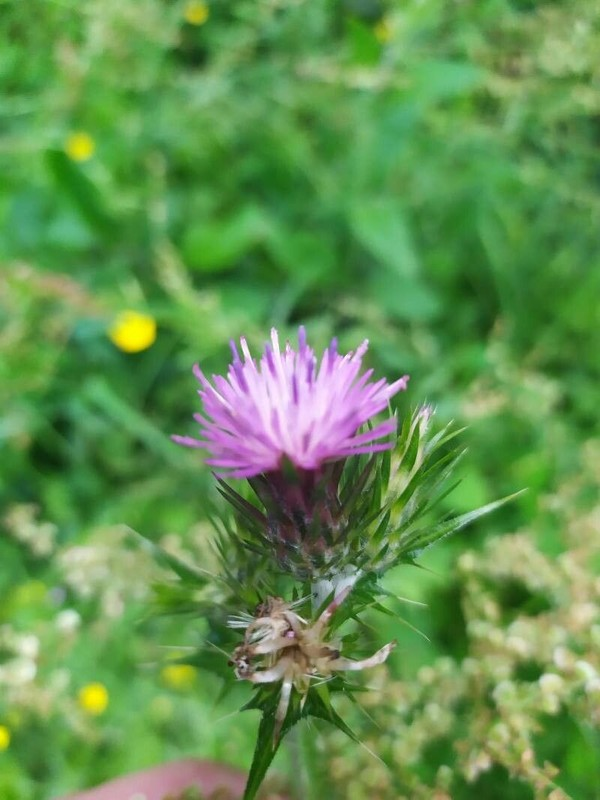
#> input picture assets/model_check/ref_01.jpg, 600 x 800 px, found by its file name
$ python make_stage_expectations.py ../../assets/model_check/synthetic_12mp.jpg ../../assets/model_check/ref_01.jpg
#> lines starting #> are read from the running program, lines starting #| are printed output that depends on the picture
#!/usr/bin/env python3
"""Stage-by-stage expectations for the on-phone correctness check (DIAGNOSTIC ONLY).

The pass/fail criteria of the measurement round come from the thesis' own reference file,
assets/model_check/phone_reference.json (generated on the VPS by ml-pipeline/arm2_phone_reference.py).
That file only says WHETHER the app's pipeline matches. This script adds the information needed to say
WHERE it differs if it does not: exact checksums after every stage of the reference preprocessing
(the verbatim copy of ml-pipeline/export_arm2.app_load below), so the app can report
"decoder identical / resample identical / crop identical" instead of a bare FAIL.

It also writes the synthetic 12-megapixel JPEG used for the large-image memory reading (René's request,
2026-10-09): ref_01 rotated to landscape, upscaled to the Galaxy S22's default 4000 x 3000 photo size,
with deterministic grain so the file compresses like a real camera photograph. It is a memory stimulus,
not a plant photograph the model was evaluated on.

Usage (from an empty working directory):
    python3 tools/model_check/make_stage_expectations.py <assets/model_check dir> <model .tflite>

Requires numpy, Pillow and ai-edge-litert. Re-running with the same library versions reproduces the
same bytes; the versions used are recorded in the output.
"""
import datetime
import hashlib
import json
import os
import platform
import sys

import numpy as np
from PIL import Image, features

SIZE = 224


def sha256_bytes(b):
    return hashlib.sha256(b).hexdigest()


def sha256_file(p):
    with open(p, "rb") as f:
        return sha256_bytes(f.read())


def stage(arr):
    """Checksums of an HxWx3 uint8 array, in row-major RGB order (what the app hashes too)."""
    a = np.ascontiguousarray(arr, dtype=np.uint8)
    return {"width": int(a.shape[1]), "height": int(a.shape[0]),
            "channel_sums_rgb": [int(a[:, :, c].sum(dtype=np.int64)) for c in range(3)],
            "sha256_rgb": sha256_bytes(a.tobytes())}


def reference_stages(path):
    """export_arm2.app_load, verbatim, with the intermediate images kept."""
    im = Image.open(path).convert("RGB")
    decoded = np.asarray(im)
    w, h = im.size
    s = SIZE / min(w, h)
    target = (max(SIZE, round(w * s)), max(SIZE, round(h * s)))
    im = im.resize(target, Image.BILINEAR)
    resized = np.asarray(im)
    w, h = im.size
    l, t = (w - SIZE) // 2, (h - SIZE) // 2
    im = im.crop((l, t, l + SIZE, t + SIZE))
    cropped = np.asarray(im)
    x = (np.asarray(im, dtype=np.float32) / 255.0)[None]
    return decoded, target, (l, t), resized, cropped, x


def make_synthetic_12mp(src_jpg, out_jpg):
    im = Image.open(src_jpg).convert("RGB").transpose(Image.Transpose.ROTATE_90)  # 600x800 -> 800x600
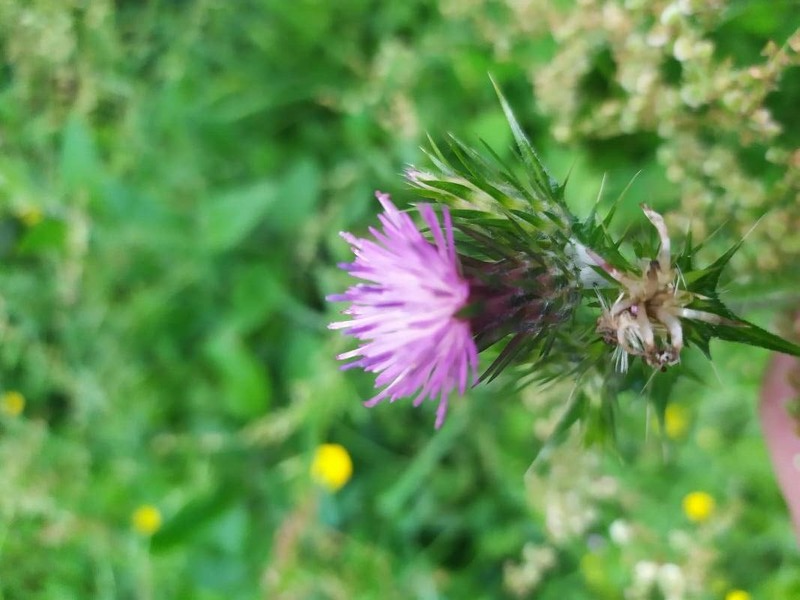
#> im: PIL image 800x600 RGB; mean R, G, B 98.9, 145.2, 80.3
    im = im.resize((4000, 3000), Image.BICUBIC)
#> im: PIL image 4000x3000 RGB
    a = np.asarray(im).astype(np.int16)
    rng = np.random.default_rng(20261009)
    a = np.clip(a + np.rint(rng.normal(0.0, 6.0, a.shape)).astype(np.int16), 0, 255).astype(np.uint8)
    # Baseline, 4:2:0, quality 92 — the common shape of a phone-camera JPEG. No EXIF, no ICC.
    Image.fromarray(a).save(out_jpg, format="JPEG", quality=92, subsampling=2, optimize=False,
                            progressive=False)


def main():
    check_dir, model = sys.argv[1], sys.argv[2]
    from ai_edge_litert.interpreter import Interpreter, OpResolverType
    import importlib.metadata as md

    synth = os.path.join(check_dir, "synthetic_12mp.jpg")
    make_synthetic_12mp(os.path.join(check_dir, "ref_01.jpg"), synth)

    runners = {}
    for name, resolver in [("auto", OpResolverType.AUTO),
                           ("builtin_without_default_delegates",
                            OpResolverType.BUILTIN_WITHOUT_DEFAULT_DELEGATES)]:
        it = Interpreter(model_path=model, num_threads=1, experimental_op_resolver_type=resolver)
        it.allocate_tensors()
        runners[name] = it

    def run(it, x):
        it.set_tensor(it.get_input_details()[0]["index"], x)
        it.invoke()
        return it.get_tensor(it.get_output_details()[0]["index"]).ravel()

    images = [f"ref_0{k}.jpg" for k in range(1, 6)] + ["synthetic_12mp.jpg"]
    cases = []
    for name in images:
        p = os.path.join(check_dir, name)
        decoded, target, offset, resized, cropped, x = reference_stages(p)
        outputs = {}
        for rname, it in runners.items():
            y = run(it, x)
            top = np.argsort(-y)[:5]
            outputs[rname] = [{"index": int(i), "logit": round(float(y[i]), 4)} for i in top]
        cases.append({
            "image": name,
            "file": {"sha256": sha256_file(p), "bytes": os.path.getsize(p)},
            "decoded": stage(decoded),
            "target_size": list(target),
            "crop_offset_left_top": list(offset),
            "resized": stage(resized),
            "cropped": stage(cropped),
            "input_channel_means_rgb": [float(x[0, :, :, c].astype(np.float64).mean()) for c in range(3)],
            "top5_by_resolver": outputs,
        })
        print(f"{name:<20} {decoded.shape[1]}x{decoded.shape[0]} -> {target[0]}x{target[1]}  "
              f"top-1 {outputs['auto'][0]['index']}")

    res = {
        "what": "DIAGNOSTIC stage checksums of the reference preprocessing (export_arm2.app_load). "
                "Pass/fail of the measurement round is decided against phone_reference.json, not this file.",
        "generated_utc": datetime.datetime.now(datetime.timezone.utc).isoformat(timespec="seconds"),
        "script": {"path": "tools/model_check/make_stage_expectations.py",
                   "sha256": sha256_file(os.path.abspath(__file__))},
        "model": {"sha256": sha256_file(model), "bytes": os.path.getsize(model)},
        "hash_convention": "sha256 over the HxWx3 uint8 RGB bytes in row-major order (no alpha, no padding)",
        "environment": {
            "python": platform.python_version(),
            "numpy": np.__version__,
            "pillow": Image.__version__,
            "libjpeg_turbo": features.version("libjpeg_turbo"),
            "ai_edge_litert": md.version("ai-edge-litert"),
            "platform": platform.platform(),
        },
        "synthetic_12mp": {
            "recipe": "ref_01.jpg -> ROTATE_90 (800x600) -> BICUBIC resize 4000x3000 -> + round(N(0,6)) grain "
                      "(numpy default_rng seed 20261009), clipped -> JPEG quality 92, 4:2:0, baseline, no EXIF/ICC",
            "purpose": "memory stimulus of camera-photo size for the large-image reading; not an evaluation image",
        },
        "cases": cases,
    }
    with open(os.path.join(check_dir, "stage_expectations.json"), "w") as f:
        json.dump(res, f, indent=1)
    print("wrote stage_expectations.json and synthetic_12mp.jpg")


if __name__ == "__main__":
    main()
#> (the call stopped at in main, `it = Interpreter(model_path=model, num_threads=1, experimental_op_reso..`: ai_edge_litert is not available in this run)

$ run again, with assets/model_check/ref_02.jpg copied over assets/model_check/ref_01.jpg
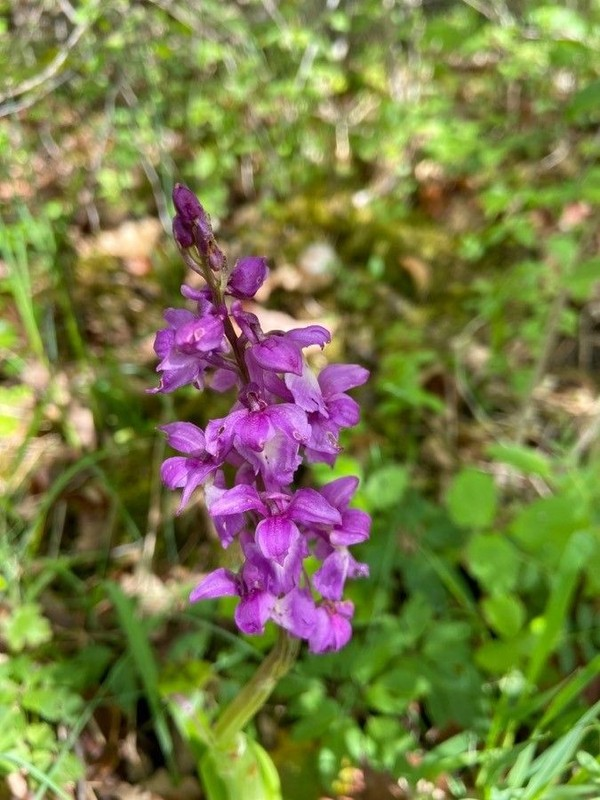
#> input picture assets/model_check/ref_02.jpg, 600 x 800 px, found by its file name
#> in make_synthetic_12mp, `im = Image.open(src_jpg).convert("RGB").transpose(Image.Transpose.ROTA..`:
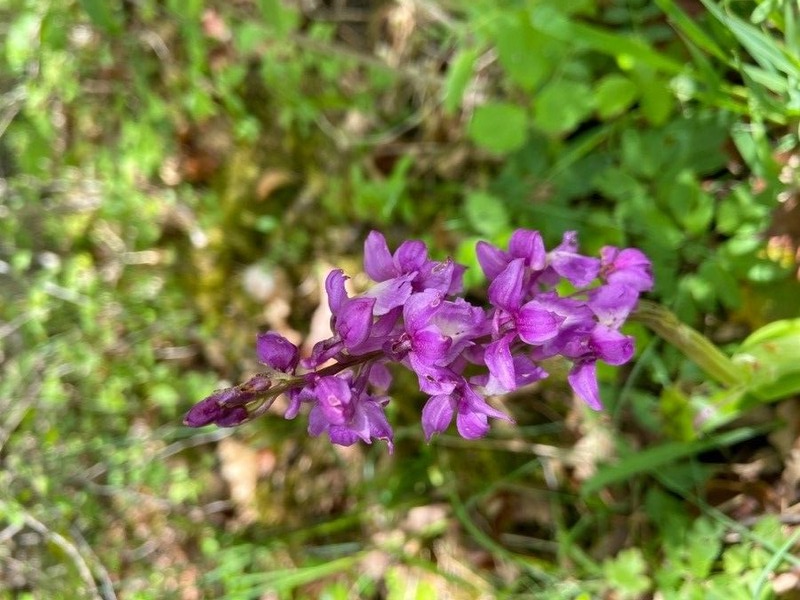
#> im: PIL image 800x600 RGB; mean R, G, B 121.7, 124.9, 71.3

$ run again, with assets/model_check/ref_03.jpg copied over assets/model_check/ref_01.jpg
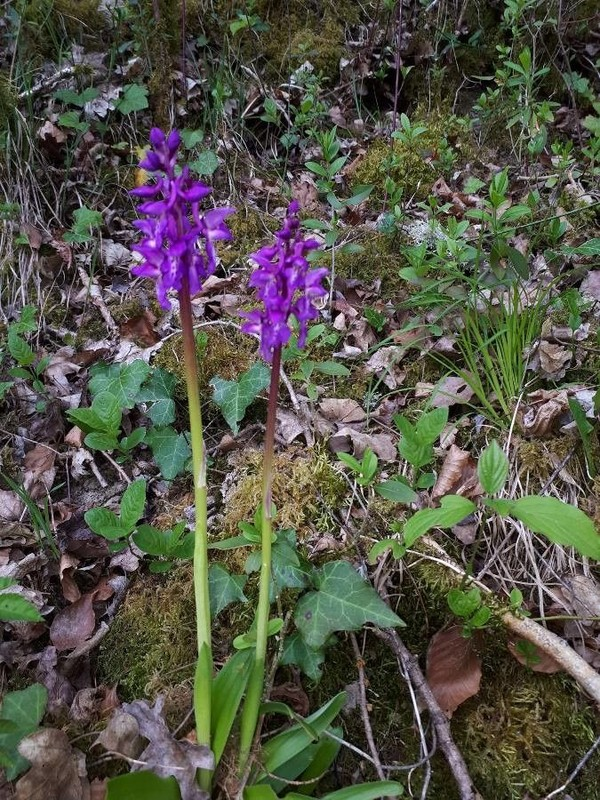
#> input picture assets/model_check/ref_03.jpg, 600 x 800 px, found by its file name
#> in make_synthetic_12mp, `im = Image.open(src_jpg).convert("RGB").transpose(Image.Transpose.ROTA..`:
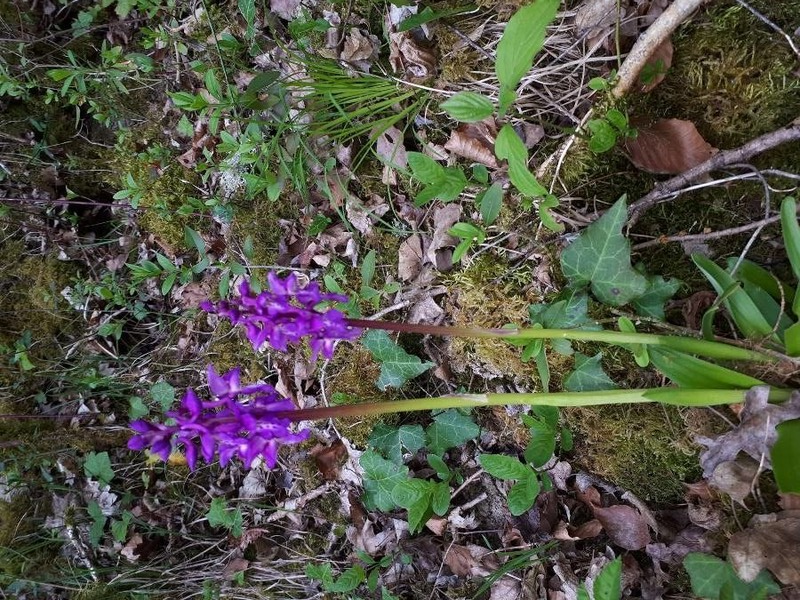
#> im: PIL image 800x600 RGB; mean R, G, B 83.8, 83.6, 71.7

$ run again, with assets/model_check/ref_04.jpg copied over assets/model_check/ref_01.jpg
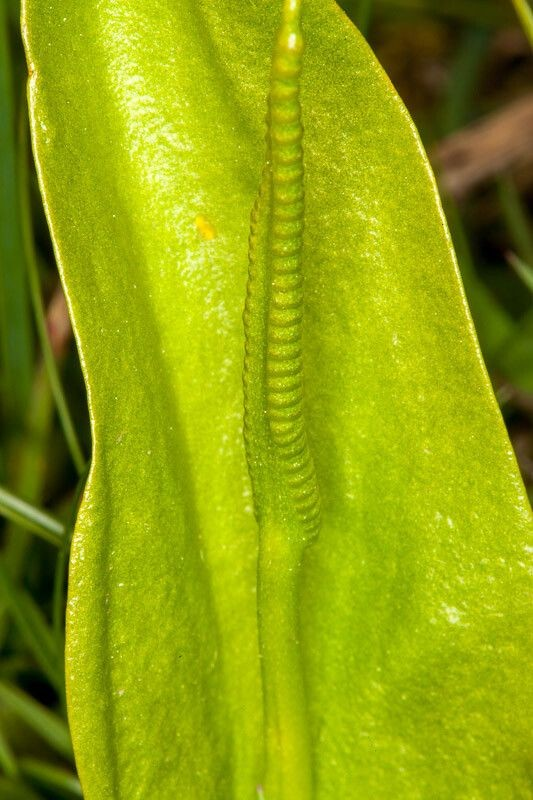
#> input picture assets/model_check/ref_04.jpg, 533 x 800 px, found by its file name
#> in make_synthetic_12mp, `im = Image.open(src_jpg).convert("RGB").transpose(Image.Transpose.ROTA..`:
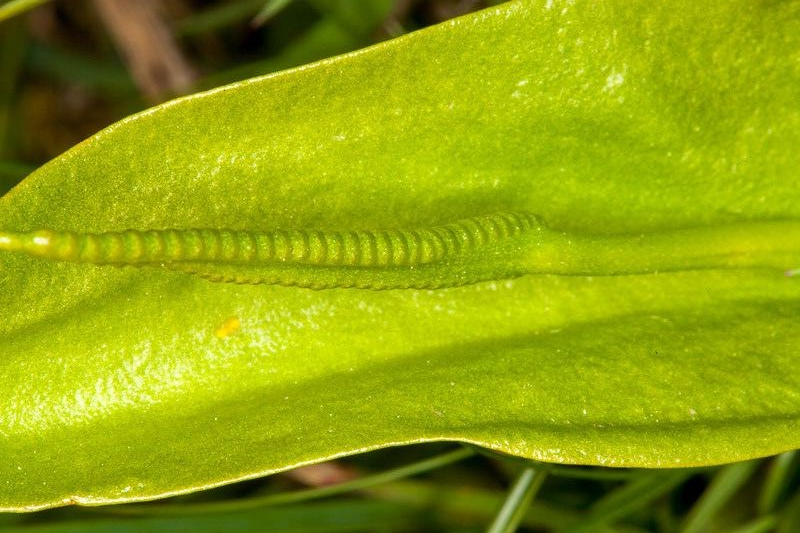
#> im: PIL image 800x533 RGB; mean R, G, B 142.9, 160, 10.7
#> in make_synthetic_12mp, `im = im.resize((4000, 3000), Image.BICUBIC)`:
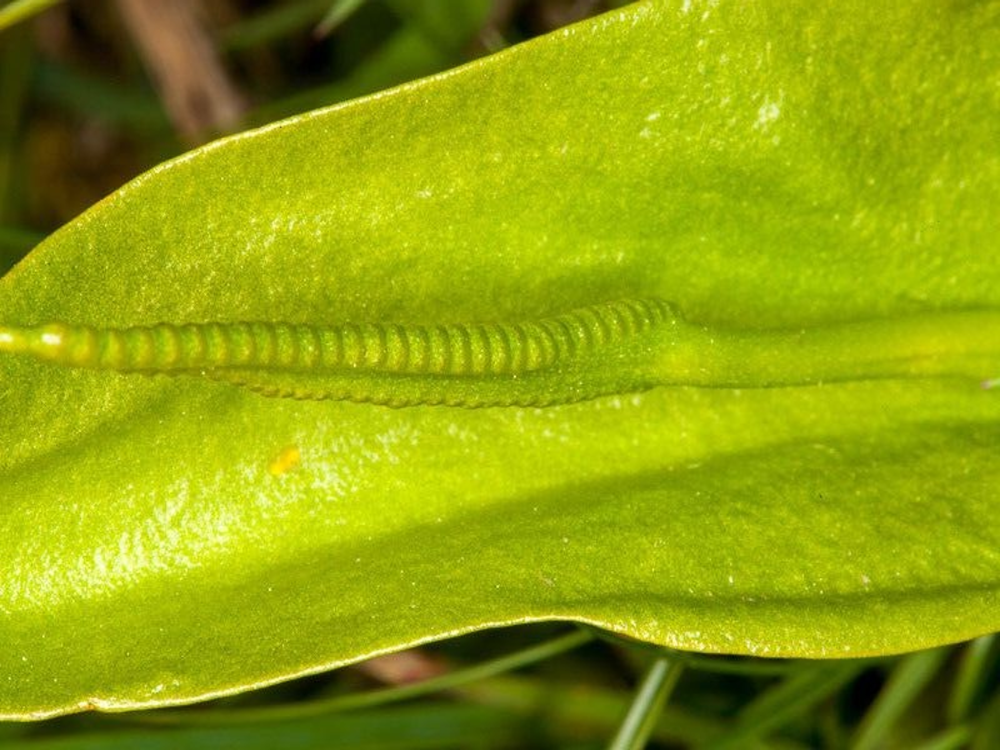
#> im: PIL image 4000x3000 RGB (shown at 1/4 size); mean R, G, B 142.9, 160, 10.8
